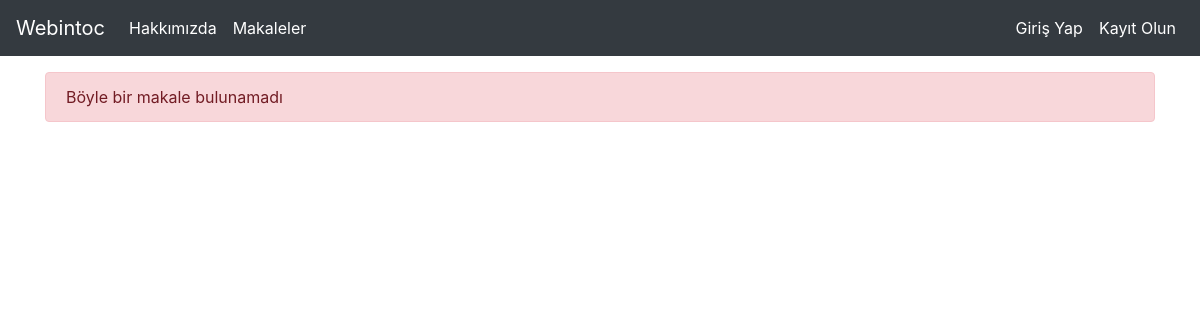
Before: /article/6 with the older database file.
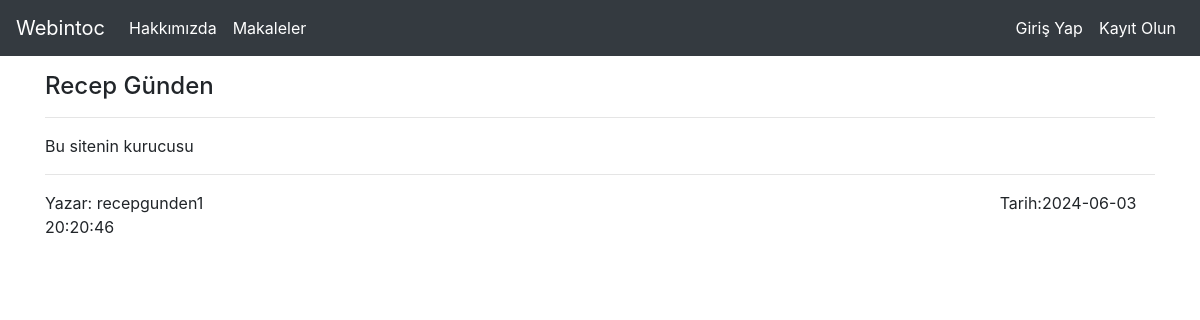
After: the same page with the newer database file.
### tables this page shows
CREATE TABLE "articles" (
    "id" INTEGER PRIMARY KEY AUTOINCREMENT,
    "title" TEXT,
    "author" TEXT,
    "content" TEXT,
    "created_date" TIMESTAMP DEFAULT (datetime('now', 'localtime'))
);

### webintoc.py (the view)
@app.route("/article/<string:id>")
def article(id):
    with sql.connect("webintoc.db") as con:
        cursor = con.cursor()
        sorgu = "SELECT * FROM articles WHERE id = ?"
        cursor.execute(sorgu,(id,))
        article = cursor.fetchone()
    if article:
        return render_template("article.html", article=article)
    else:
        return render_template("article.html")

### templates/article.html
{% extends 'layout.html' %}
{% block body %}
    {% if article %}
        <h4>{{article[1]}}</h4>
        <hr>
        <p>{{article[3]}}</p>
        <hr>
        <div>Yazar: {{article[2]}} &#160;&#160;&#160;&#160;&#160;&#160;&#160;&#160;&#160;&#160;&#160;&#160;&#160;&#160;&#160;&#160;&#160;&#160;&#160;&#160;&#160;&#160;&#160;&#160;&#160;&#160;&#160;&#160;&#160;&#160;&#160;&#160;&#160;&#160;&#160;&#160;&#160;&#160;&#160;&#160;&#160;&#160;&#160;&#160;&#160;&#160;&#160;&#160;&#160;&#160;&#160;&#160;&#160;&#160;&#160;&#160;&#160;&#160;&#160;&#160;&#160;&#160;&#160;&#160;&#160;&#160;&#160;&#160;&#160;&#160;&#160;&#160;&#160;&#160;&#160;&#160;&#160;&#160;&#160;&#160;&#160;&#160;&#160;&#160;&#160;&#160;&#160;&#160;&#160;&#160;&#160;&#160;&#160;&#160;&#160;&#160;&#160;&#160;&#160;&#160;&#160;&#160;&#160;&#160;&#160;&#160;&#160;&#160;&#160;&#160;&#160;&#160;&#160;&#160;&#160;&#160;&#160;&#160;&#160;&#160;&#160;&#160;&#160;&#160;&#160;&#160;&#160;&#160;&#160;&#160;&#160;&#160;&#160;&#160;&#160;&#160;&#160;&#160;&#160;&#160;&#160;&#160;&#160;&#160;&#160;&#160;&#160;&#160;&#160;&#160;&#160;&#160;&#160;&#160;&#160;&#160;&#160;&#160;&#160;&#160;&#160;&#160;&#160;&#160;&#160;&#160;&#160;&#160;&#160;&#160;&#160;&#160;&#160;&#160;&#160; Tarih:{{article[4]}}</div>
    {% else %}
        <div class="alert alert-danger">Böyle bir makale bulunamadı </div>
    {% endif %}
{% endblock %}

### templates/layout.html (shortened to what this page needs)
<!DOCTYPE html>
<html lang="en">
<head>
    <link rel="stylesheet" href="https://cdn.jsdelivr.net/npm/bootstrap@4.0.0/dist/css/bootstrap.min.css">
</head>
<body>
    {% include 'includes/navbar.html'   %}
    <br><br><br>
    <div class = "container">
        {% block body %}
        {% endblock %}
    </div>
</body>
</html>

### templates/includes/navbar.html (shortened to what this page needs)
<nav class="navbar navbar-expand-md navbar-dark fixed-top bg-dark">
    <a class="navbar-brand" href="/">Webintoc</a>
    <div class="collapse navbar-collapse" id="navbarCollapse">
    <ul class="navbar-nav mr-auto">
        <li class="nav-item active">
        <a class="nav-link" href="/about">Hakkımızda</a>
        <li class="nav-item active">
        <a class="nav-link" href="/articles">Makaleler</a>
    </ul>
    <ul class="navbar-nav ml-auto">
        {% if session["logged_in"] %}
            <li class="nav-item active">
                <a class="nav-link" href="/dashboard">Kontrol Paneli</a>
            <li class="nav-item active">
                <a class="nav-link" href="/logout">Çıkış Yap</a>
        {% else %}
            <li class="nav-item active">
                <a class="nav-link" href="/login">Giriş Yap</a>
            <li class="nav-item active">
                <a class="nav-link" href="/register">Kayıt Olun</a>
        {% endif %}
    </ul>
    </div>
</nav>

Changed rows visible on the page:
added articles: title "Recep Günden", content "Bu sitenin kurucusu", author "recepgunden1", created_date "2024-06-03 20:20:46"
Other visible differences:
text no longer shown: "Böyle bir makale bulunamadı"
text now shown: "Yazar: Tarih:"
